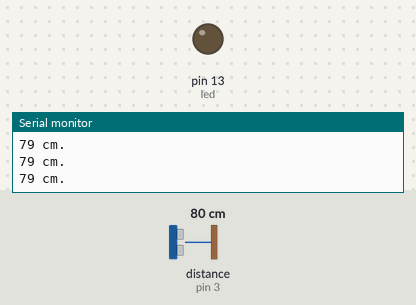
A sketch run on a simulated Arduino Uno, built with avr-gcc and run on an emulated ATmega328P. Shown: output pins drawn as LEDs (lit = HIGH), the last lines printed to the serial monitor. Wiring (inferred from the names in the program): ultrasonic range finder: trigger pin 2; echo pin 3. Inputs (shaded band) come from the test bench; at power-on: distance to the obstacle (sensor on pin 3) 80 cm. The echo pulse lasts 58.3 µs per cm; pins used as bus, display or sensor lines are not drawn.

Above: at 1.3 s.
1.4 s: distance to the obstacle (sensor on pin 3) set to 56 cm
2.9 s: distance to the obstacle (sensor on pin 3) set to 45 cm
At 4.2 s:
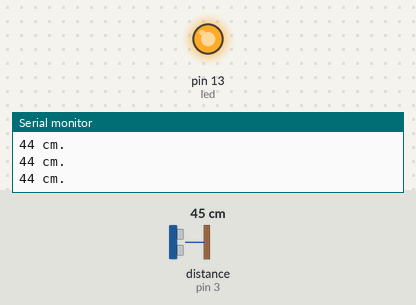
4.5 s: distance to the obstacle (sensor on pin 3) set to 60 cm
At 5.7 s:
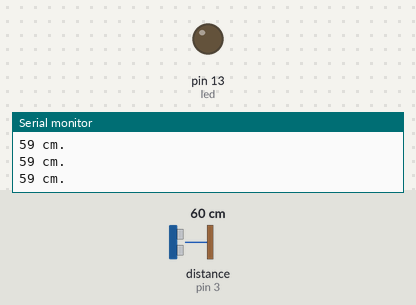
6.0 s: distance to the obstacle (sensor on pin 3) set to 2 cm
At 7.3 s:
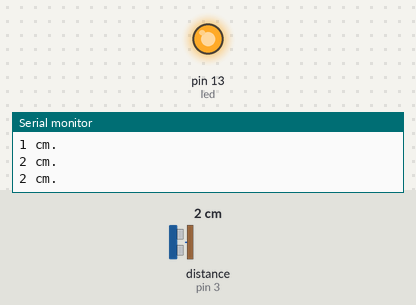
Timing chart, 0 to 8.5 s (numbered marks = the images above; inputs shaded):
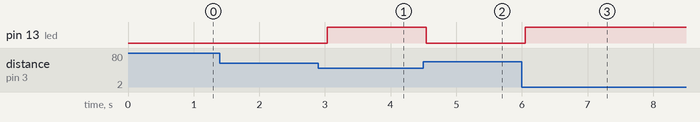

The sketch:

Sensor_Ultrasonido.ino
```cpp
     #define trigPin 2
     #define echoPin 3
     #define led 13
     void setup()
        {   Serial.begin (9600);
            pinMode(trigPin, OUTPUT);
            pinMode(echoPin, INPUT);
            pinMode(led, OUTPUT);
        }

     void loop()
        {   long duracion, distancia ;
            digitalWrite(trigPin, LOW);        // Nos aseguramos de que el trigger está desactivado
            delayMicroseconds(2);              // Para asegurarnos de que el trigger esta LOW
            digitalWrite(trigPin, HIGH);       // Activamos el pulso de salida
            delayMicroseconds(10);             // Esperamos 10µs. El pulso sigue active este tiempo
            digitalWrite(trigPin, LOW);        // Cortamos el pulso y a esperar el echo
            duracion = pulseIn(echoPin, HIGH) ;
            distancia = duracion / 2 / 29.1  ;
            Serial.println(String(distancia) + " cm.") ;
            int Limite = 50 ;                  // Medida en vacío del sensor
            if ( distancia < Limite)
                 digitalWrite ( led , HIGH) ;
            else
                 digitalWrite( led , LOW) ;
            delay (500) ;                  // Para limitar el número de mediciones
        }
```

Measured:
- the behaviour switches between 51 and 50 cm on distance to the obstacle (sensor on pin 3) (found by bisection; images 0 and 1)
- after the input at 2.9 s, pin 13 (led): LOW → HIGH after 0.13 s
- after the input at 4.5 s, pin 13 (led): HIGH → LOW at once
- after the input at 6.0 s, pin 13 (led): LOW → HIGH after 0.05 s
